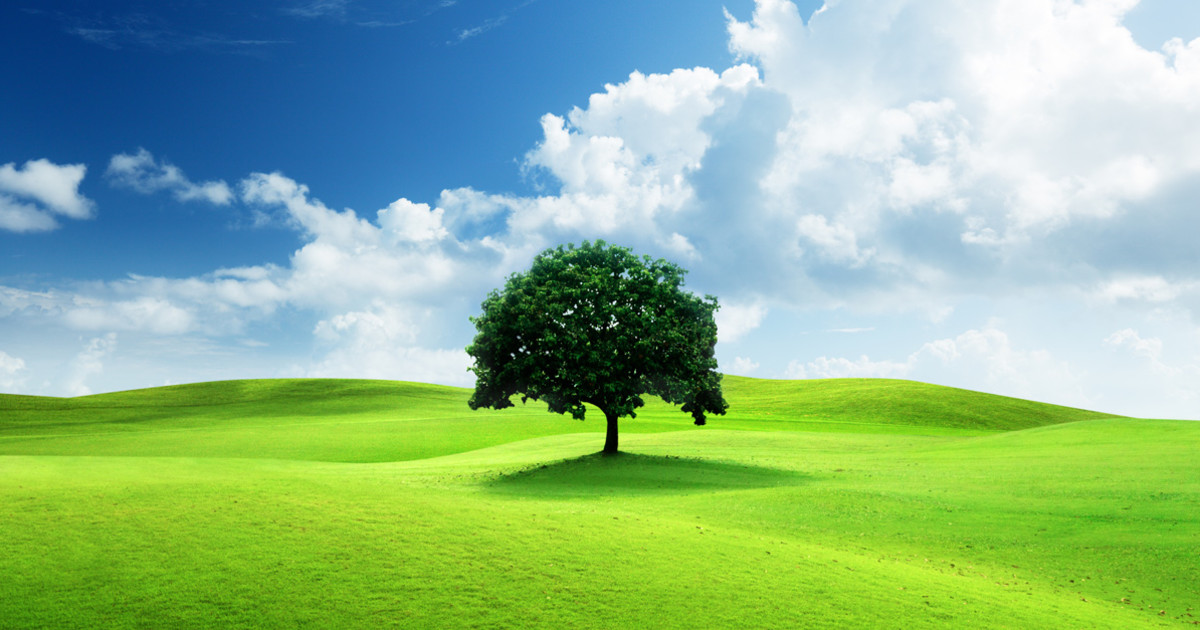
#> input picture nature.jpg, 1200 x 630 px, found by its file name
$ python 18.py
#> lines starting #> are read from the running program, lines starting #| are printed output that depends on the picture; after the words box and inside, x2 and y2 are one past the last pixel; in counts of white or black regions, pixels touching at a corner belong together
import cv2
import numpy as np
import matplotlib.pyplot as plt

def apply_threshold(image, threshold):

    _, binary_image = cv2.threshold(image, threshold, 255, cv2.THRESH_BINARY)
    return binary_image

def plot_results(original_image, binary_image, threshold):

    plt.figure(figsize=(10, 5))

    plt.subplot(1, 2, 1)
    plt.imshow(original_image, cmap='gray')
    plt.title('Original Image')
    plt.axis('off')

    plt.subplot(1, 2, 2)
    plt.imshow(binary_image, cmap='gray')
    plt.title(f'Binary Image (Threshold={threshold})')
    plt.axis('off')

    plt.show()

def main():
    # Load the grayscale image
    image_path = "P:\\PCA2_10071023015\\nature.jpg"  # Change this to your image file path
    image = cv2.imread(image_path, cv2.IMREAD_GRAYSCALE)
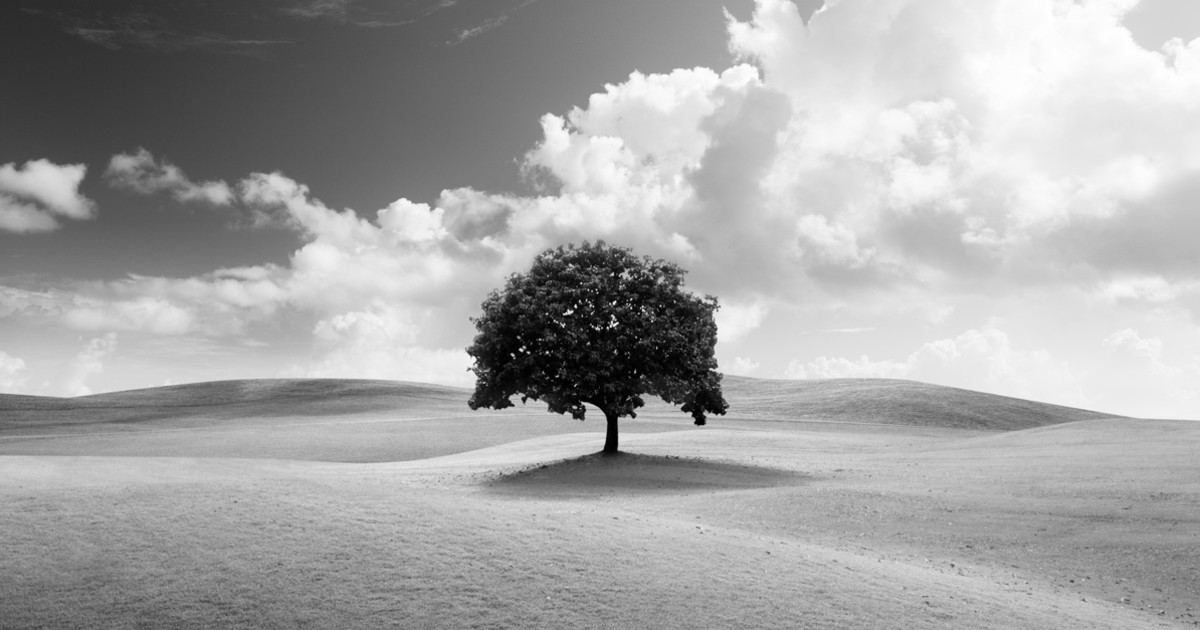
#> image: shape (630, 1200); min 0, max 255, mean 165.3

    if image is None:
        print(f"Error loading image from path: {image_path}")
        return

    # Define the threshold value (you can change this to test different values)
    threshold = 128  # Example threshold value; adjust as needed

    # Apply thresholding
    binary_image = apply_threshold(image, threshold)
#> in apply_threshold, `_, binary_image = cv2.threshold(image, threshold, 255, cv2.THRESH_BINA..`:
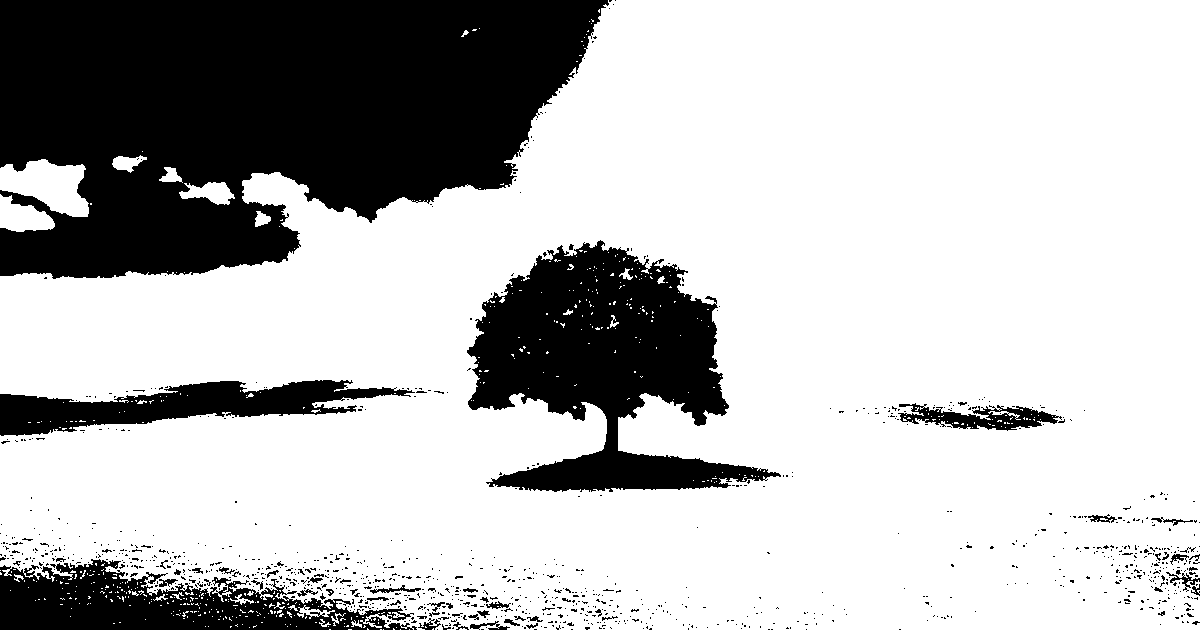
#> binary_image: shape (630, 1200); 73.7% white; 1068 black regions (1012 under 20 px), largest, box (x1, y1, x2, y2) and area: (0, 0, 609, 279) 123678, (467, 240, 781, 492) 40501, (0, 559, 417, 630) 15875

    # Display results
    plot_results(image, binary_image, threshold)
#> in plot_results, `plt.show()`:
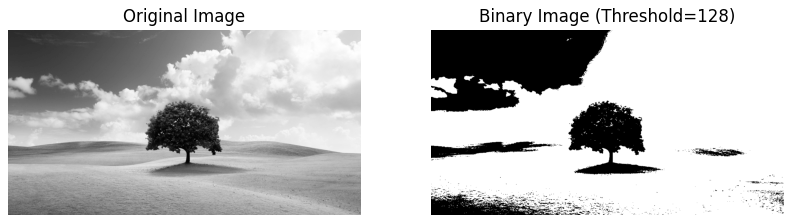
#> figure drawn by matplotlib, 2 panels

if __name__ == "__main__":
    main()

$ run again, with image.jpg copied over nature.jpg
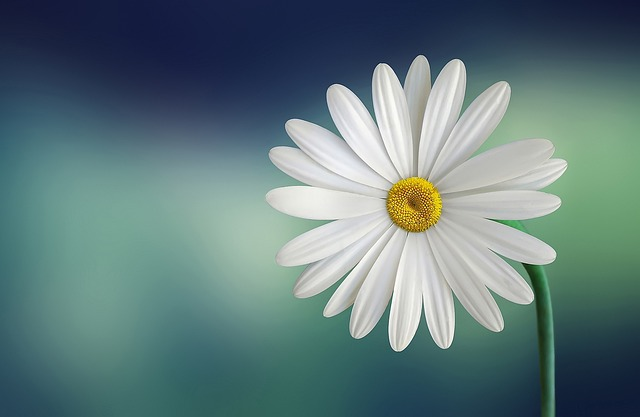
#> input picture image.jpg, 640 x 417 px, found by its file name
#> in apply_threshold, `_, binary_image = cv2.threshold(image, threshold, 255, cv2.THRESH_BINA..`:
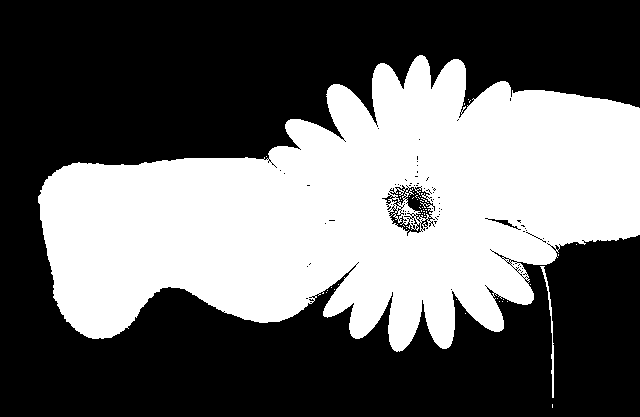
#> binary_image: shape (417, 640); 40.7% white; 47 white regions (45 under 20 px), largest, box (x1, y1, x2, y2) and area: (38, 55, 640, 352) 108277, (540, 266, 554, 398) 274
#> in plot_results, `plt.show()`:
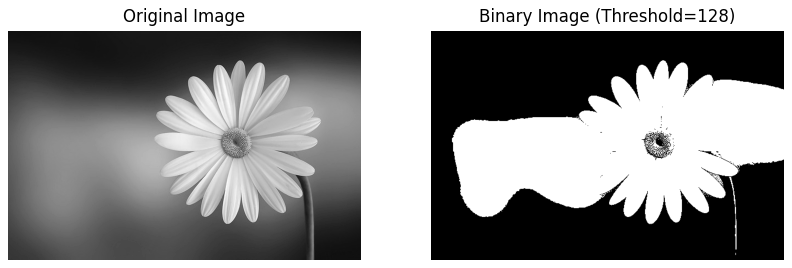
#> figure drawn by matplotlib, 2 panels
